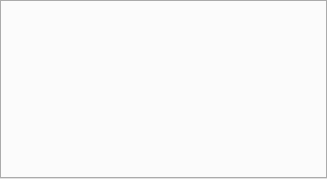
<?xml version="1.0" encoding="UTF-8"?>
<ui version="4.0">
 <class>HNTabWidget</class>
 <widget class="QTabWidget" name="HNTabWidget">
  <property name="geometry">
   <rect>
    <x>0</x>
    <y>0</y>
    <width>327</width>
    <height>179</height>
   </rect>
  </property>
  <property name="windowTitle">
   <string>TabWidget</string>
  </property>
  <property name="currentIndex">
   <number>-1</number>
  </property>
 </widget>
 <resources/>
 <connections/>
</ui>
